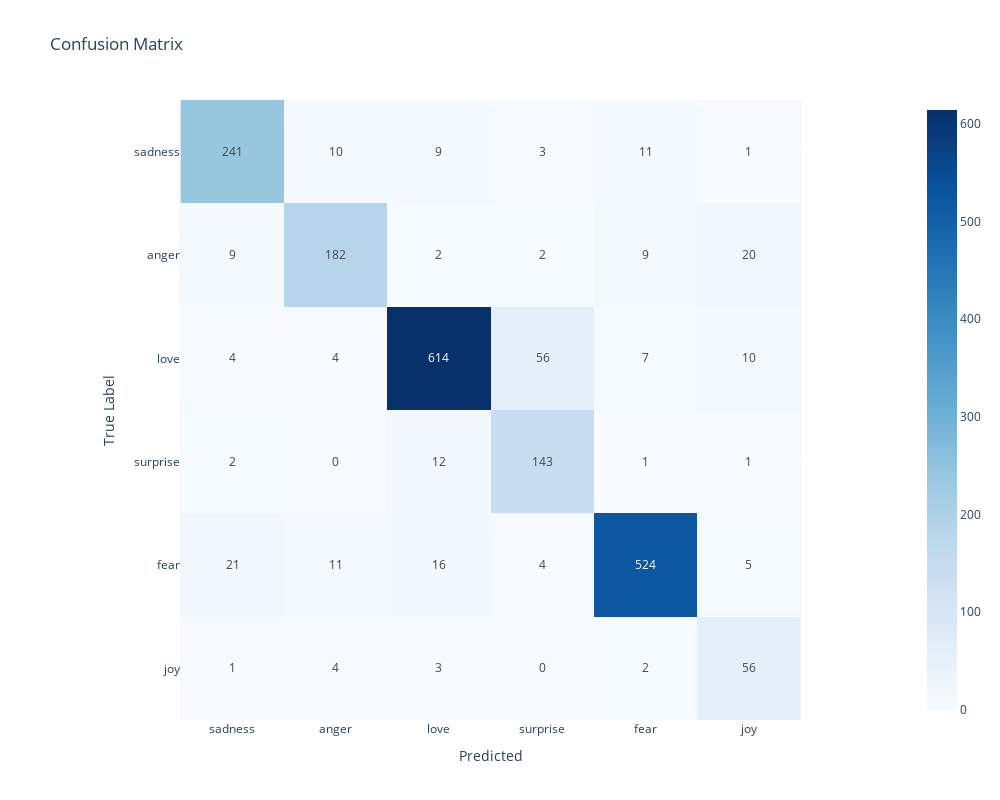

Source (notebook cell):
### Code cell
model = Model(X_train, y_train, X_test, y_test, LogisticRegression(solver='liblinear',random_state = 42), TfidfVectorizer(), balancer=SMOTE(random_state=42))
model.transform()
model.fit()
y_pred = model.predict()
model.report(y_pred, class_labels)

### Figure 1 — Plotly figure (JSON) as saved in the notebook; plotly's stock layout.template omitted (floating-point values rounded to 4 significant figures)
{"data": [{"coloraxis": "coloraxis", "hovertemplate": "Predicted: %{x}<br>True Label: %{y}<br>color: %{z}<extra></extra>", "name": "0", "texttemplate": "%{z}", "type": "heatmap", "x": ["sadness", "anger", "love", "surprise", "fear", "joy"], "xaxis": "x", "y": ["sadness", "anger", "love", "surprise", "fear", "joy"], "yaxis": "y", "z": [[241, 10, 9, 3, 11, 1], [9, 182, 2, 2, 9, 20], [4, 4, 614, 56, 7, 10], [2, 0, 12, 143, 1, 1], [21, 11, 16, 4, 524, 5], [1, 4, 3, 0, 2, 56]]}], "layout": {"coloraxis": {"colorscale": [[0, "rgb(247,251,255)"], [0.125, "rgb(222,235,247)"], [0.25, "rgb(198,219,239)"], [0.375, "rgb(158,202,225)"], [0.5, "rgb(107,174,214)"], [0.625, "rgb(66,146,198)"], [0.75, "rgb(33,113,181)"], [0.875, "rgb(8,81,156)"], [1, "rgb(8,48,107)"]]}, "height": 800, "title": {"text": "Confusion Matrix"}, "width": 1000, "xaxis": {"anchor": "y", "constrain": "domain", "domain": [0, 1], "scaleanchor": "y", "title": {"text": "Predicted"}}, "yaxis": {"anchor": "x", "autorange": "reversed", "constrain": "domain", "domain": [0, 1], "title": {"text": "True Label"}}}}
